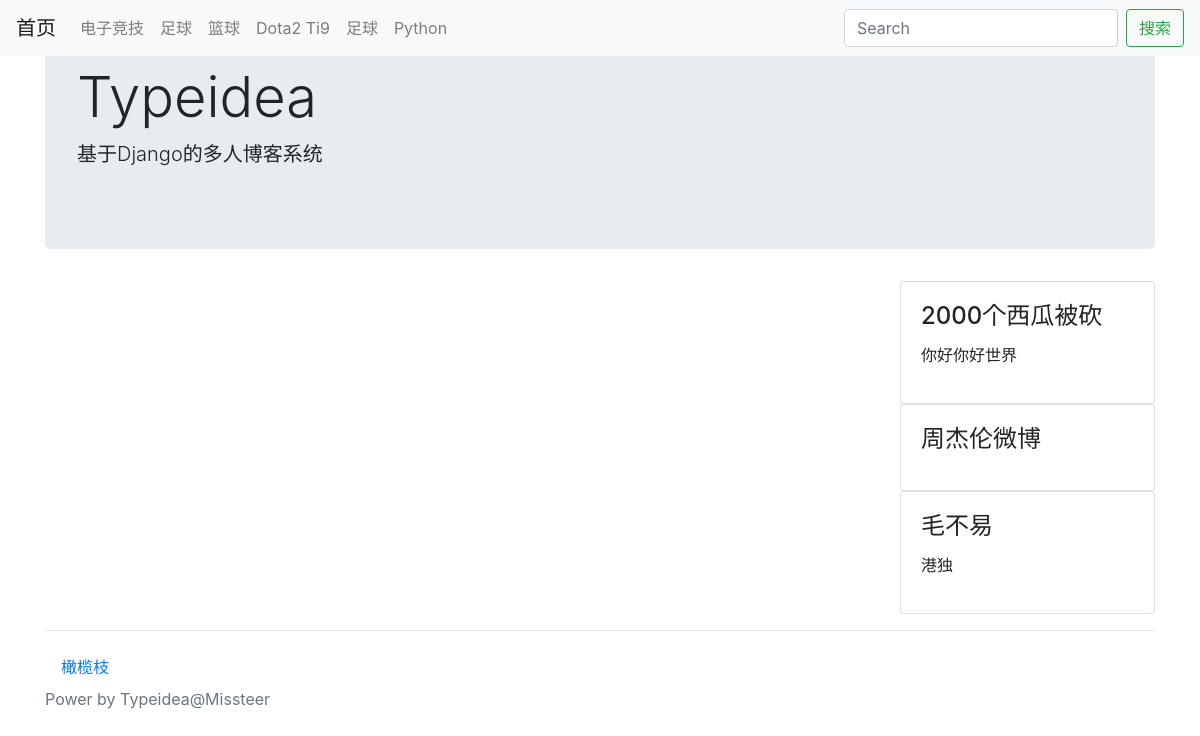
Page /category/7/ on the committed database.
### blog/models.py (models this page shows)
class Category(models.Model):
    STATUS_NORMAL = 1
    STATUS_DELETE = 0
    STATUS_ITEMS =(
        (STATUS_NORMAL,'正常'),
        (STATUS_DELETE,'删除'),
    )
    name = models.CharField(max_length=50,verbose_name='名称')
    status = models.PositiveIntegerField(default=STATUS_NORMAL,choices=STATUS_ITEMS,
                                         verbose_name="状态")
    is_nav = models.BooleanField(default=False,verbose_name="是否为导航")
    owner = models.ForeignKey(User,verbose_name="作者",on_delete=models.CASCADE)
    created_time = models.DateTimeField(auto_now_add=True,verbose_name="创建时间")
    class Meta:
        verbose_name = verbose_name_plural = '分类'
    @classmethod
    def get_navs(cls):
        categories = cls.objects.filter(status=cls.STATUS_NORMAL)
        nav_categories = []
        normal_categories = []
        for cate in categories:
            if cate.is_nav:
                nav_categories.append(cate)
            else:
                normal_categories.append(cate)
        return {
            'navs':nav_categories,
            'categories':normal_categories,
        }

### config/models.py (models this page shows)
class SideBar(models.Model):
    DISPLAY_HTML = 1
    DISPLAY_LATEST = 2
    DISPLAY_HOT = 3
    DISPLAY_COMMENT = 4
    STATUS_SHOW = 1
    STATUS_HIDE = 0
    STATUS_ITEMS = (
        (STATUS_SHOW, '展示'),
        (STATUS_HIDE, '隐藏'),
    )
    SIDE_TYPE = (
        (1,'HTML'),
        (2,'最新文章'),
        (3, '最热文章'),
        (4, '最近评论'),
    )
    title = models.CharField(max_length=50,verbose_name="标题")
    display_type = models.PositiveIntegerField(default=1,choices=SIDE_TYPE,
                                               verbose_name="展示类型")
    content = models.CharField(max_length=500,blank=True,verbose_name="内容",
                               help_text="如果设置的不是html类型，可为空")
    status = models.PositiveIntegerField(default=STATUS_SHOW,choices=STATUS_ITEMS,
                                         verbose_name='状态')
    created_time = models.DateTimeField(auto_now_add=True,verbose_name="创建时间")
    class Meta:
        verbose_name = verbose_name_plural = "侧边栏"
    @classmethod
    def get_all(cls):
        return cls.objects.filter(status=cls.STATUS_SHOW)
    @property
    def content_html(self):
        from blog.models import Post #避免循环引用
        from comment .models import Comment
        result = ''
        if self.display_type == self.DISPLAY_HTML:
            result = self.content
        elif self.display_type == self.DISPLAY_LATEST:
            context ={
                'posts':Post.latest_posts()
            }
            result = render_to_string('config/blocks/sidebar_post.html',context)
        elif self.display_type == self.DISPLAY_HOT:
            context ={
                'posts':Post.hot_posts()
            }
            result = render_to_string('config/blocks/sidebar_post.html',context)
        elif self.display_type == self.DISPLAY_COMMENT:
            context = {
                'comments':Comment.objects.filter(status=Comment.STATUS_NORMAL)
            }
            result = render_to_string('config/blocks/sidebar_comments.html',context)
        return result

### blog/views.py (the view)
# urls.py: url(r'^category/(?P<category_id>\d+)/$',CategoryView.as_view(),name='category-list'),
class CategoryView(IndexView):
    def get_context_data(self, **kwargs):
        context = super(CategoryView, self).get_context_data(**kwargs)
        category_id = self.kwargs.get('category_id')
        category = get_object_or_404(Category,pk=category_id)
        context.update({
            'category':category
        })
        return context
    def get_queryset(self):
        queryset = super(CategoryView, self).get_queryset()
        category_id = self.kwargs.get('category_id')
        return queryset.filter(category_id=category_id)

### blog/views.py (called while the page is built)
    def get_context_data(self, **kwargs):
        context = super().get_context_data(**kwargs)
        context.update({
            'sidebars': SideBar.get_all(),
        })
        context.update(Category.get_navs())
        return context

### Typeidea/themes/bootstrap/templates/blog/list.html (shortened to what this page needs)
{% extends "./base.html" %}

### Typeidea/themes/bootstrap/templates/blog/base.html (shortened to what this page needs)
<!DOCTYPE html>
<html lang="en">
<head>
    <link href="https://cdn.bootcss.com/bootstrap/4.0.0/css/bootstrap.css"
          rel="stylesheet">
</head>
<body>
<div class="container" head>
    <nav class="navbar  fixed-top navbar-expand-lg navbar-light bg-light">
        <a class="navbar-brand" href="#">首页</a>
          <div class="collapse navbar-collapse" id="navbarSupportedContent">
            <ul class="navbar-nav mr-auto">
                {% for cate in navs %}
              <li class="nav-item">
                  <a class="nav-link" href="{% url 'category-list' cate.id %}">{{ cate.name }}</a>
              </li>
            {% endfor %}
            </ul>
              <form class="form-inline my-2 my-lg-0" action="GET">
                  <input class="form-control mr-sm-2" type="search" placeholder="Search" aria-label="Search">
              <button class="btn btn-outline-success" type="submit">搜索</button>
              </form>
          </div>
        </nav>
        <div class="jumbotron">
            <h1 class="display-4">Typeidea</h1>
            <p class="lead">基于Django的多人博客系统</p>
        </div>
</div>
    <div class="container main">
        <div class="row">
        <div class="col-9 post-list">
        </div>
        <div class="col-3">
            {% block sidebar %}
                {% for sidebar in sidebars %}
            <div class="card sidebar">
                <div class="card-body">
                    <h4 class="card-title">{{sidebar.title}}</h4>
                    <p>
                        {{ sidebar.content_html }}
                    </p>
                </div>
            </div>
            {% endfor %}
            {% endblock %}
        </div>
    </div>
    </div>
<footer class="footer">
    {% block footer %}
    <div class="container">
        <hr/>
        <nav class="nav category">
            {% for cate in categories %}
            <a href="{% url 'categoty-list' cate.id %}" class="nav-link">{{ cate.name }}</a>
            {% endfor %}
            </nav>
    </div>
    <div class="container power">
        <span class="text-muted">Power by Typeidea@Missteer</span>
    </div>
    {% endblock %}
</footer>
</body>
</html>

### rows in the picture
Category: name "电子竞技"
Category: name "足球"
Category: name "篮球"
Category: name "Dota2 Ti9"
Category: name "足球"
Category: name "Python"
SideBar: title "2000个西瓜被砍", content_html "你好你好世界"
SideBar: title "周杰伦微博"
SideBar: title "毛不易", content_html "港独"
Category: name "橄榄枝"
